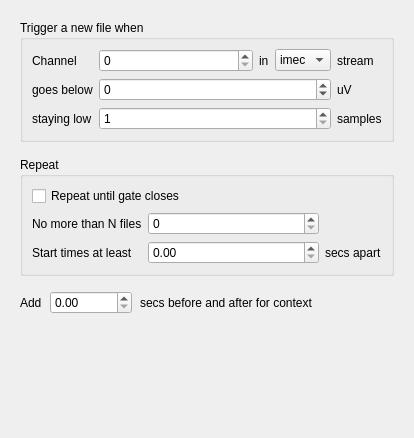
<?xml version="1.0" encoding="UTF-8"?>
<ui version="4.0">
 <class>TrigSpikePanel</class>
 <widget class="QWidget" name="TrigSpikePanel">
  <property name="geometry">
   <rect>
    <x>0</x>
    <y>0</y>
    <width>414</width>
    <height>438</height>
   </rect>
  </property>
  <property name="windowTitle">
   <string>Form</string>
  </property>
  <layout class="QGridLayout" name="gridLayout">
   <property name="leftMargin">
    <number>20</number>
   </property>
   <property name="topMargin">
    <number>20</number>
   </property>
   <property name="rightMargin">
    <number>20</number>
   </property>
   <property name="verticalSpacing">
    <number>15</number>
   </property>
   <item row="0" column="0">
    <widget class="QGroupBox" name="trigGB">
     <property name="title">
      <string>Trigger a new file when</string>
     </property>
     <layout class="QGridLayout" name="gridLayout_2">
      <property name="verticalSpacing">
       <number>6</number>
      </property>
      <item row="2" column="4">
       <widget class="QLabel" name="inarowUnitLable">
        <property name="sizePolicy">
         <sizepolicy hsizetype="Preferred" vsizetype="Preferred">
          <horstretch>0</horstretch>
          <verstretch>0</verstretch>
         </sizepolicy>
        </property>
        <property name="text">
         <string>samples</string>
        </property>
       </widget>
      </item>
      <item row="0" column="4">
       <widget class="QLabel" name="streamLbl">
        <property name="sizePolicy">
         <sizepolicy hsizetype="Preferred" vsizetype="Preferred">
          <horstretch>0</horstretch>
          <verstretch>0</verstretch>
         </sizepolicy>
        </property>
        <property name="text">
         <string>stream</string>
        </property>
       </widget>
      </item>
      <item row="1" column="4">
       <widget class="QLabel" name="TUnitLabel">
        <property name="sizePolicy">
         <sizepolicy hsizetype="Preferred" vsizetype="Preferred">
          <horstretch>0</horstretch>
          <verstretch>0</verstretch>
         </sizepolicy>
        </property>
        <property name="text">
         <string>uV</string>
        </property>
       </widget>
      </item>
      <item row="0" column="1">
       <widget class="QSpinBox" name="chanSB">
        <property name="sizePolicy">
         <sizepolicy hsizetype="Expanding" vsizetype="Fixed">
          <horstretch>0</horstretch>
          <verstretch>0</verstretch>
         </sizepolicy>
        </property>
        <property name="minimumSize">
         <size>
          <width>0</width>
          <height>22</height>
         </size>
        </property>
        <property name="maximum">
         <number>999</number>
        </property>
       </widget>
      </item>
      <item row="0" column="0">
       <widget class="QLabel" name="chanLabel">
        <property name="sizePolicy">
         <sizepolicy hsizetype="Preferred" vsizetype="Preferred">
          <horstretch>0</horstretch>
          <verstretch>0</verstretch>
         </sizepolicy>
        </property>
        <property name="text">
         <string>Channel</string>
        </property>
       </widget>
      </item>
      <item row="1" column="0">
       <widget class="QLabel" name="TLabel">
        <property name="sizePolicy">
         <sizepolicy hsizetype="Preferred" vsizetype="Preferred">
          <horstretch>0</horstretch>
          <verstretch>0</verstretch>
         </sizepolicy>
        </property>
        <property name="text">
         <string>goes below</string>
        </property>
       </widget>
      </item>
      <item row="0" column="2">
       <widget class="QLabel" name="inLbl">
        <property name="sizePolicy">
         <sizepolicy hsizetype="Preferred" vsizetype="Preferred">
          <horstretch>0</horstretch>
          <verstretch>0</verstretch>
         </sizepolicy>
        </property>
        <property name="text">
         <string>in</string>
        </property>
       </widget>
      </item>
      <item row="2" column="0">
       <widget class="QLabel" name="inarowLabel">
        <property name="sizePolicy">
         <sizepolicy hsizetype="Preferred" vsizetype="Preferred">
          <horstretch>0</horstretch>
          <verstretch>0</verstretch>
         </sizepolicy>
        </property>
        <property name="text">
         <string>staying low</string>
        </property>
       </widget>
      </item>
      <item row="0" column="3">
       <widget class="QComboBox" name="streamCB">
        <property name="sizePolicy">
         <sizepolicy hsizetype="Preferred" vsizetype="Fixed">
          <horstretch>0</horstretch>
          <verstretch>0</verstretch>
         </sizepolicy>
        </property>
        <item>
         <property name="text">
          <string>imec</string>
         </property>
        </item>
        <item>
         <property name="text">
          <string>nidq</string>
         </property>
        </item>
       </widget>
      </item>
      <item row="1" column="1" colspan="3">
       <widget class="QDoubleSpinBox" name="TSB">
        <property name="sizePolicy">
         <sizepolicy hsizetype="Expanding" vsizetype="Fixed">
          <horstretch>0</horstretch>
          <verstretch>0</verstretch>
         </sizepolicy>
        </property>
        <property name="minimumSize">
         <size>
          <width>0</width>
          <height>22</height>
         </size>
        </property>
        <property name="accelerated">
         <bool>true</bool>
        </property>
        <property name="decimals">
         <number>0</number>
        </property>
        <property name="minimum">
         <double>-100000.000000000000000</double>
        </property>
        <property name="maximum">
         <double>100000.000000000000000</double>
        </property>
        <property name="singleStep">
         <double>10.000000000000000</double>
        </property>
       </widget>
      </item>
      <item row="2" column="1" colspan="3">
       <widget class="QSpinBox" name="inarowSB">
        <property name="sizePolicy">
         <sizepolicy hsizetype="Expanding" vsizetype="Fixed">
          <horstretch>0</horstretch>
          <verstretch>0</verstretch>
         </sizepolicy>
        </property>
        <property name="minimumSize">
         <size>
          <width>0</width>
          <height>22</height>
         </size>
        </property>
        <property name="minimum">
         <number>1</number>
        </property>
       </widget>
      </item>
     </layout>
    </widget>
   </item>
   <item row="1" column="0">
    <widget class="QGroupBox" name="repeatGB">
     <property name="title">
      <string>Repeat</string>
     </property>
     <layout class="QGridLayout" name="gridLayout_3">
      <item row="1" column="0">
       <widget class="QLabel" name="NLabel">
        <property name="sizePolicy">
         <sizepolicy hsizetype="Preferred" vsizetype="Preferred">
          <horstretch>0</horstretch>
          <verstretch>0</verstretch>
         </sizepolicy>
        </property>
        <property name="text">
         <string>No more than N files</string>
        </property>
       </widget>
      </item>
      <item row="2" column="0">
       <widget class="QLabel" name="refracLabel">
        <property name="sizePolicy">
         <sizepolicy hsizetype="Preferred" vsizetype="Preferred">
          <horstretch>0</horstretch>
          <verstretch>0</verstretch>
         </sizepolicy>
        </property>
        <property name="text">
         <string>Start times at least</string>
        </property>
       </widget>
      </item>
      <item row="0" column="0" colspan="2">
       <widget class="QCheckBox" name="NInfChk">
        <property name="sizePolicy">
         <sizepolicy hsizetype="Expanding" vsizetype="Preferred">
          <horstretch>0</horstretch>
          <verstretch>0</verstretch>
         </sizepolicy>
        </property>
        <property name="minimumSize">
         <size>
          <width>0</width>
          <height>17</height>
         </size>
        </property>
        <property name="text">
         <string>Repeat until gate closes</string>
        </property>
       </widget>
      </item>
      <item row="2" column="1">
       <widget class="QDoubleSpinBox" name="refracSB">
        <property name="sizePolicy">
         <sizepolicy hsizetype="Expanding" vsizetype="Fixed">
          <horstretch>0</horstretch>
          <verstretch>0</verstretch>
         </sizepolicy>
        </property>
        <property name="minimumSize">
         <size>
          <width>0</width>
          <height>22</height>
         </size>
        </property>
        <property name="maximum">
         <double>100.000000000000000</double>
        </property>
       </widget>
      </item>
      <item row="1" column="1">
       <widget class="QSpinBox" name="NSB">
        <property name="sizePolicy">
         <sizepolicy hsizetype="Expanding" vsizetype="Fixed">
          <horstretch>0</horstretch>
          <verstretch>0</verstretch>
         </sizepolicy>
        </property>
        <property name="minimumSize">
         <size>
          <width>0</width>
          <height>22</height>
         </size>
        </property>
        <property name="maximum">
         <number>999</number>
        </property>
       </widget>
      </item>
      <item row="2" column="2">
       <widget class="QLabel" name="refracUnitLabel">
        <property name="sizePolicy">
         <sizepolicy hsizetype="Preferred" vsizetype="Preferred">
          <horstretch>0</horstretch>
          <verstretch>0</verstretch>
         </sizepolicy>
        </property>
        <property name="text">
         <string>secs apart</string>
        </property>
       </widget>
      </item>
     </layout>
    </widget>
   </item>
   <item row="2" column="0">
    <layout class="QHBoxLayout" name="horizontalLayout">
     <property name="spacing">
      <number>8</number>
     </property>
     <item>
      <widget class="QLabel" name="label">
       <property name="sizePolicy">
        <sizepolicy hsizetype="Preferred" vsizetype="Preferred">
         <horstretch>0</horstretch>
         <verstretch>0</verstretch>
        </sizepolicy>
       </property>
       <property name="text">
        <string>Add</string>
       </property>
      </widget>
     </item>
     <item>
      <widget class="QDoubleSpinBox" name="periSB">
       <property name="sizePolicy">
        <sizepolicy hsizetype="Expanding" vsizetype="Fixed">
         <horstretch>0</horstretch>
         <verstretch>0</verstretch>
        </sizepolicy>
       </property>
       <property name="minimumSize">
        <size>
         <width>0</width>
         <height>22</height>
        </size>
       </property>
       <property name="maximum">
        <double>20.000000000000000</double>
       </property>
      </widget>
     </item>
     <item>
      <widget class="QLabel" name="label_2">
       <property name="sizePolicy">
        <sizepolicy hsizetype="Preferred" vsizetype="Preferred">
         <horstretch>0</horstretch>
         <verstretch>0</verstretch>
        </sizepolicy>
       </property>
       <property name="text">
        <string>secs before and after for context</string>
       </property>
      </widget>
     </item>
     <item>
      <spacer name="horizontalSpacer">
       <property name="orientation">
        <enum>Qt::Horizontal</enum>
       </property>
       <property name="sizeHint" stdset="0">
        <size>
         <width>40</width>
         <height>20</height>
        </size>
       </property>
      </spacer>
     </item>
    </layout>
   </item>
   <item row="3" column="0">
    <spacer name="verticalSpacer">
     <property name="orientation">
      <enum>Qt::Vertical</enum>
     </property>
     <property name="sizeHint" stdset="0">
      <size>
       <width>20</width>
       <height>40</height>
      </size>
     </property>
    </spacer>
   </item>
  </layout>
 </widget>
 <tabstops>
  <tabstop>chanSB</tabstop>
  <tabstop>streamCB</tabstop>
  <tabstop>TSB</tabstop>
  <tabstop>inarowSB</tabstop>
  <tabstop>NInfChk</tabstop>
  <tabstop>NSB</tabstop>
  <tabstop>refracSB</tabstop>
  <tabstop>periSB</tabstop>
 </tabstops>
 <resources/>
 <connections/>
</ui>
